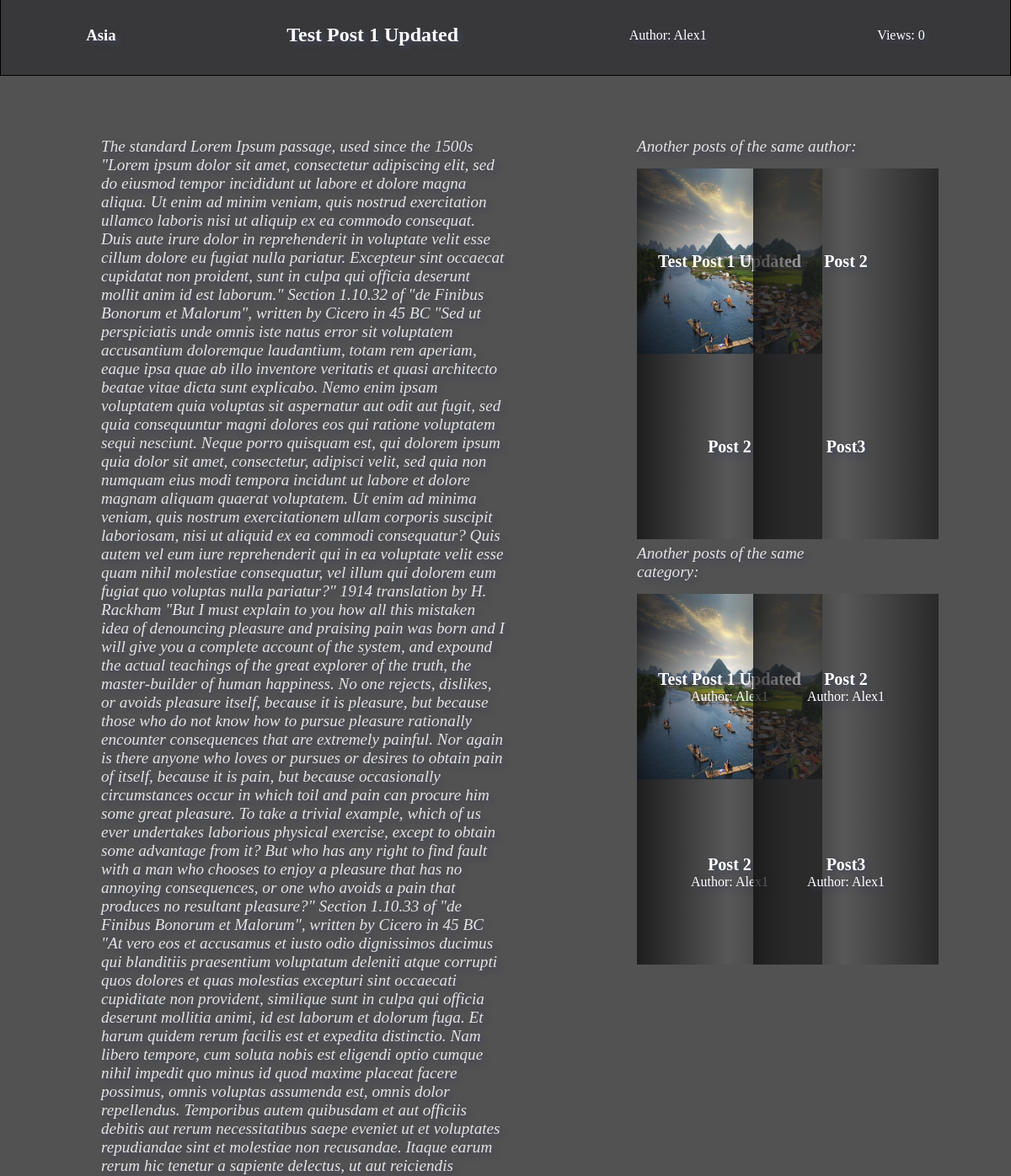
Page /posts/post_view/10/1/1/ (middle part) on the earlier database version.
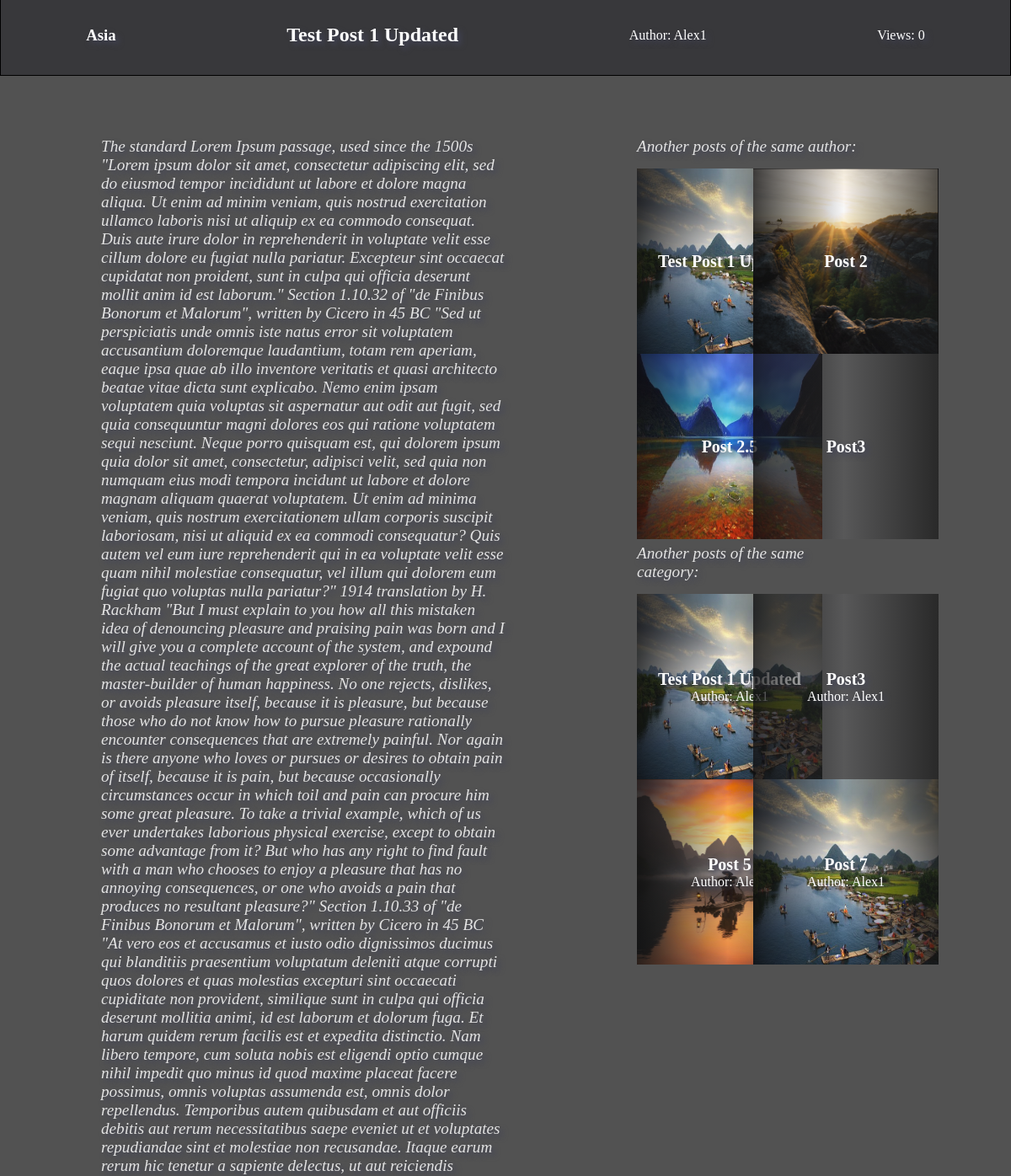
Same page on the later database version.
### posts/models.py (models this page shows, shortened)
class Post(models.Model):
    title = models.CharField(
        null=True,
        max_length=50
    )
    slug = models.SlugField(
        null=True,
    )
    body = models.TextField(
        null=True,
    )
    snippet = models.TextField(
        null=True,
        max_length=200,
    )
    image = models.ImageField(
        null=True,
        upload_to='post_images/%Y/%m/%d'
    )
    category = models.ForeignKey(
        Category,
        on_delete=models.CASCADE,
        null=True,
    )
    author = models.ForeignKey(
        BlogUser,
        on_delete=models.CASCADE,
        null=True,
    )
    views = models.IntegerField(
        default=0,
    )
    def get_absolute_url(self):
        return reverse(
            'post_view',
            kwargs={
                'pk': self.id,
                'cpk': self.category.id,
                'apk': self.author.id,
            }
        )

class Category(models.Model):
    name = models.CharField(
        null=True,
        max_length=50
    )
    slug = models.SlugField(
        null=True,
    )
    snippet = models.TextField(
        null=True,
        max_length=200,
    )
    image = models.ImageField(
        null=True,
        upload_to=('categories/%Y/%m/%d')
    )
    image_header = models.ImageField(
        null=True,
        upload_to=('categories/%Y/%m/%d')
    )
    def __str__(self):
        return self.name

### users/models.py (models this page shows, shortened)
class BlogUser(AbstractUser):
    photo = models.ImageField(
        null=True,
        upload_to='photo/%Y/%m/%d'
    )
    is_admin = models.BooleanField(
        default=False,
    )
    is_director = models.BooleanField(
        default=False,
    )
    REQUIRED_FIELDS = ['email']

### posts/views.py (the view)
# urls.py: path('post_view/<pk>/<cpk>/<apk>/', PostView.as_view(), name='post_view'),
class PostView(DetailView):
    model = Post
    template_name = 'post_view.html'
    def get_context_data(self, **kwargs):
        context = {
            'post': Post.objects.filter(id=self.kwargs['pk']),
            'posts': Post.objects.filter(category__id=self.kwargs['cpk'])[:4],
            'author': Post.objects.filter(author__id=self.kwargs['apk'])[:4],
        }
        return context

### posts/templates/post_view.html (shortened to what this page needs)
{% extends 'base.html' %}
{% block content %}
<section class="post-view-section">
    <div class="post-view-container">
        <div class="post-description">
            {% for post in post %}
            <h3>{{ post.category }}</h3>
            <h1>{{ post.title }}</h1>
            <p>Author: {{ post.author.username }}</p>
            <p>Views: {{ post.views }}</p>
            {% endfor %}
        </div>
        <div class="post-body">
            {% for post in post %}
            <p>{{ post.body }}</p>
            {% endfor %}
        </div>
        <div class="sidebar-post-view-category-container">
            <div class="sidebar-title">
                <h3>Another posts of the same category:</h3>
            </div>
            {% for post in posts %}
            <a href="{{ post.get_absolute_url }}">
                <div class="sidebar-grid-mini">
                    {% if post.image %}
                    <img src="{{ post.image.url }}" alt="">
                    {% endif %}
                    <div class="inside-grid">
                        <h1>{{ post.title }}</h1>
                        <p>Author: {{ post.author.username }}</p>
                    </div>
                </div>
            </a>
            {% endfor %}
        </div>
        <div class="sidebar-post-view-author-container">
            <div class="sidebar-title">
                <h3>Another posts of the same author:</h3>
            </div>
            {% for post in author %}
            <a href="{{ post.get_absolute_url }}">
                <div class="sidebar-grid-mini">
                    {% if post.image %}
                    <img src="{{ post.image.url }}" alt="">
                    {% endif %}
                    <div class="inside-grid">
                        <h1>{{ post.title }}</h1>
                    </div>
                </div>
            </a>
            {% endfor %}
        </div>
    </div>
</section>
{% endblock %}

Differences in the rows shown:
no longer on one of the page's lists (row edited): Post: title "Post 2", author.username "Alex1"
no longer on one of the page's lists (row edited): Post: title "Post 2", author.username "Alex1"
now on this page (row edited): Post: image (picture), title "Post 5", author.username "Alex1", shown under "Another posts of the same category:"
now on this page (row edited): Post: image (picture), title "Post 7", author.username "Alex1", shown under "Another posts of the same category:"
changed Post "Post 2": image: picture added
changed Post: image: picture added; title "Post 2" → "Post 2.5"
